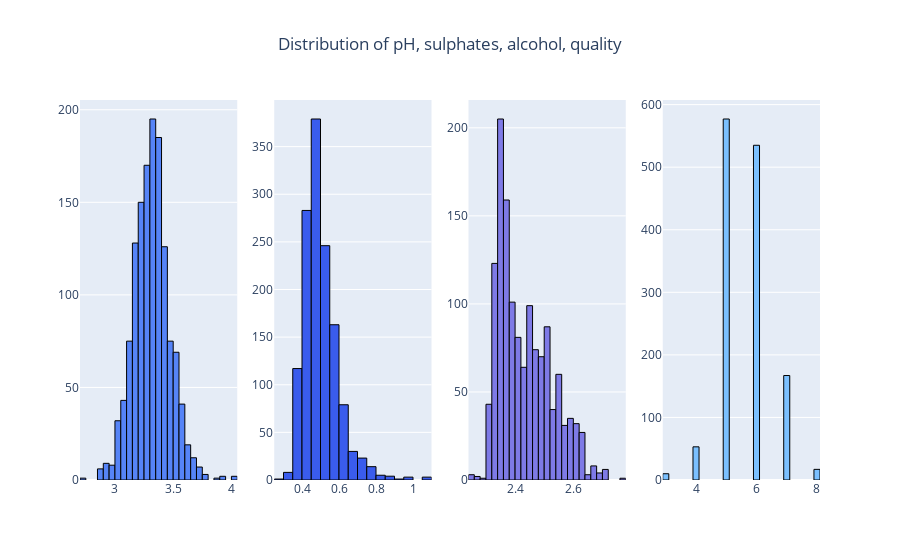

Notebook code cell kept with this figure:
### Code cell
plot_histograms(transformed_wine_df, ["pH", "sulphates", "alcohol", "quality"], save_path="histograms2_transformed.png")

### Figure 1 — Plotly figure (JSON) as saved in the notebook; plotly's stock layout.template omitted (floating-point values rounded to 4 significant figures; data arrays with more than 128 entries replaced by an {"elided": "..."} marker saying what was removed)
{"data": [{"marker": {"color": "#5684F7", "line": {"color": "#000000", "width": 1}}, "name": "pH", "nbinsx": 40, "type": "histogram", "x": {"elided": "1359 float values"}, "xaxis": "x", "yaxis": "y"}, {"marker": {"color": "#3A5CED", "line": {"color": "#000000", "width": 1}}, "name": "sulphates", "nbinsx": 40, "type": "histogram", "x": {"elided": "1359 float values"}, "xaxis": "x2", "yaxis": "y2"}, {"marker": {"color": "#7E7AE6", "line": {"color": "#000000", "width": 1}}, "name": "alcohol", "nbinsx": 40, "type": "histogram", "x": {"elided": "1359 float values"}, "xaxis": "x3", "yaxis": "y3"}, {"marker": {"color": "#7BC0FF", "line": {"color": "#000000", "width": 1}}, "name": "quality", "nbinsx": 40, "type": "histogram", "x": {"elided": "1359 int values"}, "xaxis": "x4", "yaxis": "y4"}], "layout": {"showlegend": false, "title": {"text": "Distribution of pH, sulphates, alcohol, quality", "x": 0.5}, "xaxis": {"anchor": "y", "domain": [0, 0.2125]}, "xaxis2": {"anchor": "y2", "domain": [0.2625, 0.475]}, "xaxis3": {"anchor": "y3", "domain": [0.525, 0.7375]}, "xaxis4": {"anchor": "y4", "domain": [0.7875, 1]}, "yaxis": {"anchor": "x", "domain": [0, 1]}, "yaxis2": {"anchor": "x2", "domain": [0, 1]}, "yaxis3": {"anchor": "x3", "domain": [0, 1]}, "yaxis4": {"anchor": "x4", "domain": [0, 1]}}}
